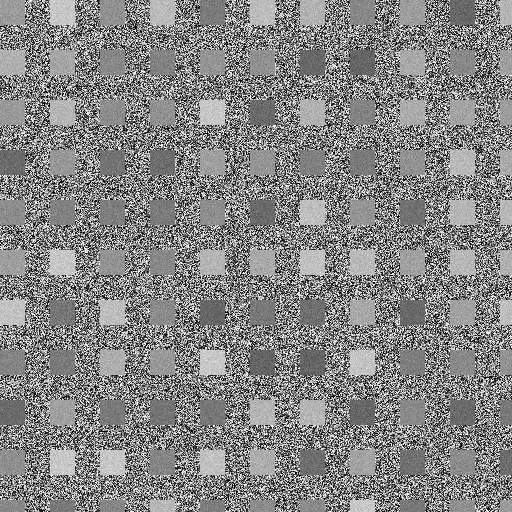
#> input picture src/2.Proje/cover_image.jpg, 512 x 512 px
$ python main.py
#> lines starting #> are read from the running program, lines starting #| are printed output that depends on the picture
### src/2.Proje/watermark_generator.py
import numpy as np
import cv2
import os
from typing import Tuple, Dict

class WatermarkGenerator:
    """
    Generates watermark images with metadata structure for multi-band directional embedding.
    """

    def __init__(self, width: int = 64, height: int = 64):
        self.width = width
        self.height = height

    def generate_sample_watermark(self) -> np.ndarray:
        """
        Generate a sample watermark image with structured metadata.
        Returns a binary watermark image.
        """
        # Create a structured watermark with different regions
        watermark = np.zeros((self.height, self.width), dtype=np.uint8)

        # User metadata region (top-left)
        watermark[0:self.height//2, 0:self.width//2] = 255

        # Model metadata region (top-right)
        watermark[0:self.height//2, self.width//2:self.width] = 128

        # Timestamp metadata region (bottom)
        watermark[self.height//2:self.height, :] = 64

        # Add some pattern for better visibility
        for i in range(0, self.height, 8):
            for j in range(0, self.width, 8):
                if (i + j) % 16 == 0:
                    watermark[i:i+4, j:j+4] = 255

        return watermark

    def create_metadata_bits(self, user_info: str = "User123",
                           model_info: str = "Model456",
                           timestamp: str = "20241201") -> Dict[str, np.ndarray]:
        """
        Convert metadata to binary bits for embedding.
        """
        metadata = {}

        # Convert strings to binary
        user_bits = self._string_to_bits(user_info)
        model_bits = self._string_to_bits(model_info)
        timestamp_bits = self._string_to_bits(timestamp)

        metadata['user'] = user_bits
        metadata['model'] = model_bits
        metadata['timestamp'] = timestamp_bits

        return metadata

    def _string_to_bits(self, text: str) -> np.ndarray:
        """Convert string to binary array."""
        binary_str = ''.join(format(ord(char), '08b') for char in text)
        return np.array([int(bit) for bit in binary_str])

    def save_watermark(self, watermark: np.ndarray, filepath: str) -> None:
        """Save watermark image to file."""
#> called with filepath = 'sample_watermark.png'
        cv2.imwrite(filepath, watermark)
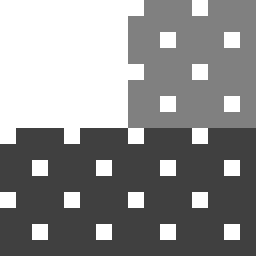
#> saved as sample_watermark.png: shape (64, 64) (shown 4 times larger); min 64, max 255, mean 143.7
#> in embed_watermark, original_image is the input picture: shape (512, 512); min 0, max 255, mean 132.8
        print(f"Watermark saved to: {filepath}")

    # [10 lines left out: function load_watermark, not called in this run]

# [11 lines that do not run on import are left out]

### src/2.Proje/watermark_embedder.py
import numpy as np
import cv2
import pywt
from typing import Tuple, Dict, List
import os

class MultiBandDirectionalEmbedder:
    """
    Multi-Band Directional Embedding using DWT and DCT with QIM.
    Embeds different metadata in different DWT sub-bands based on directionality.
    """

    def __init__(self, block_size: int = 8, alpha: float = 0.1):
        self.block_size = block_size
        self.alpha = alpha  # Embedding strength
        self.dct_coeff_pos = (3, 3)  # Mid-band DCT coefficient position

        # Sub-band assignments
        self.subband_assignments = {
            'LH': 'user',      # Horizontal details -> User metadata
            'HL': 'model',     # Vertical details -> Model metadata
            'HH': 'timestamp'  # Diagonal details -> Timestamp metadata
        }

    def embed_watermark(self, cover_image: np.ndarray, metadata_bits: Dict[str, np.ndarray]) -> np.ndarray:
        """
        Embed watermark using multi-band directional approach.

        Args:
            cover_image: Original grayscale image
            metadata_bits: Dictionary containing binary bits for each metadata type

        Returns:
            Watermarked image
        """
        # Ensure image is grayscale
        if len(cover_image.shape) == 3:
            cover_image = cv2.cvtColor(cover_image, cv2.COLOR_BGR2GRAY)

        # Perform 1-level DWT
        coeffs = pywt.dwt2(cover_image, 'haar')
        LL, (LH, HL, HH) = coeffs
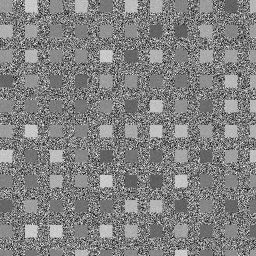
#> LL: shape (256, 256) float64; min 25, max 496.5, mean 265.7; drawn with min black and max white
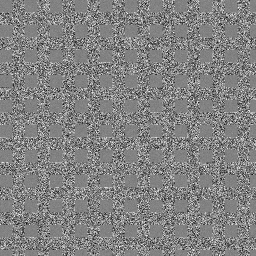
#> LH: shape (256, 256) float64; min -248.5, max 238.5, mean 0.7; drawn with min black and max white
#> (the rest of the program and of its run is left out)
